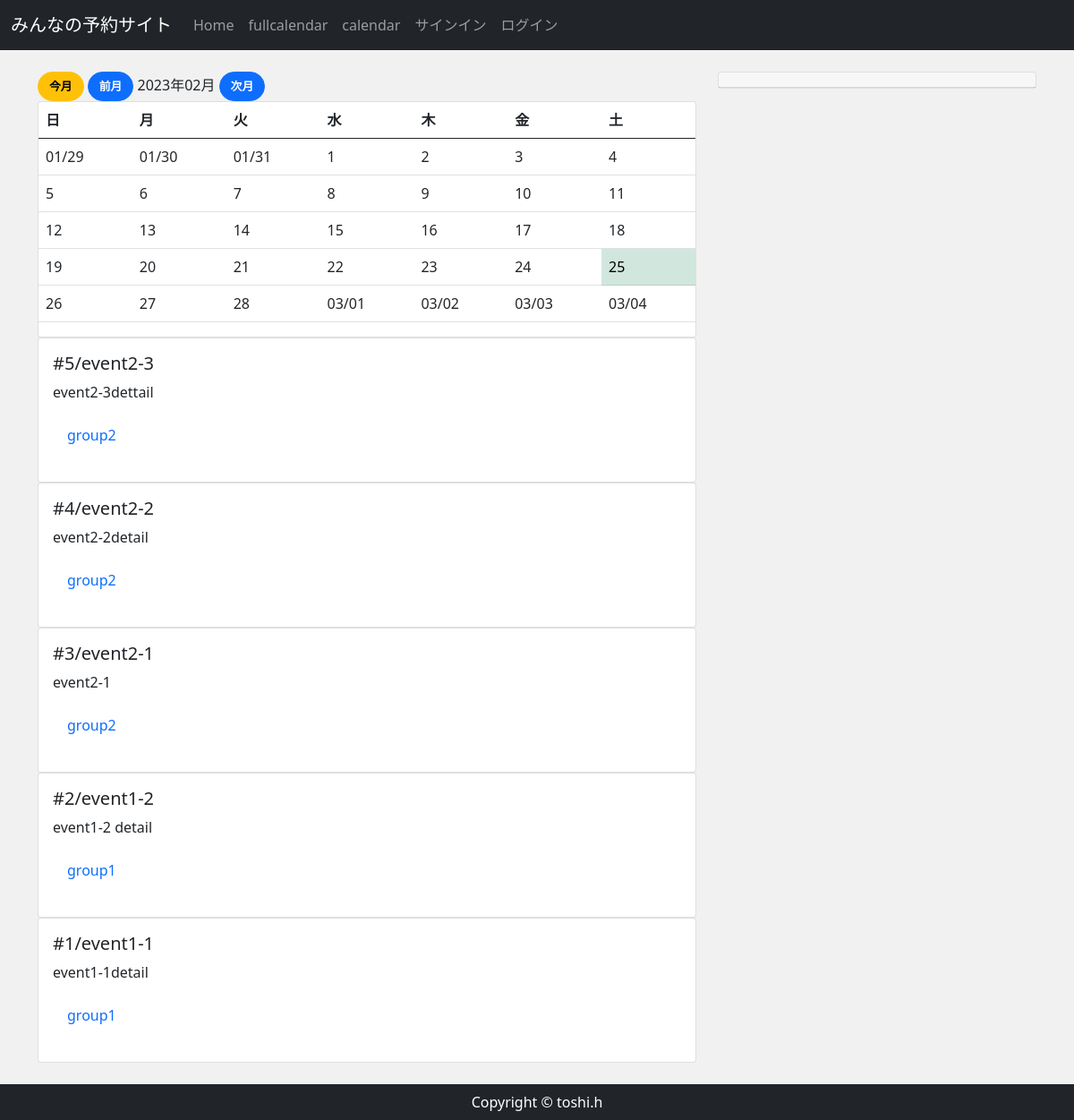
Before: /event_cal/ with the older database file.
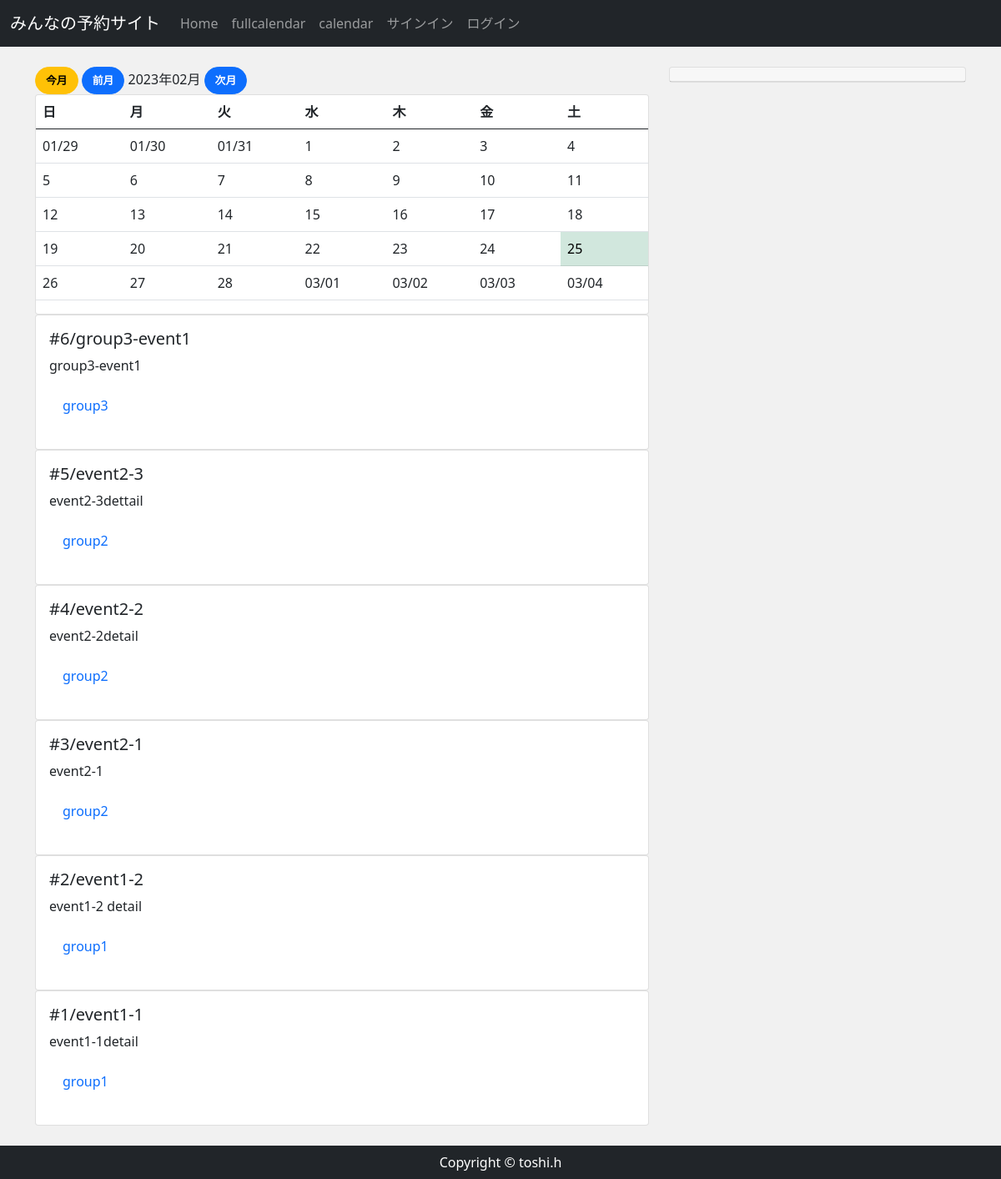
After: the same page with the newer database file.
### reservation/models.py (models this page shows, shortened)
class Event(models.Model):
    event_title = models.CharField(max_length=150)
    event_detail = models.TextField()
    group = models.ForeignKey(Group,  on_delete=models.CASCADE)
    event_date = models.DateField()
    start_time = models.TimeField()
    end_time = models.TimeField()

class Group(models.Model):
    group_name = models.CharField(max_length=150)
    group_detail = models.TextField()
    group_owner = models.ForeignKey(
        StaffUser,
        unique=False,
        db_index=True,
        related_name='staff_user',
        on_delete=models.CASCADE
    )
    def __str__(self):
        return self.group_name

### reservation/views.py (the view)
# urls.py: path('event_cal/',views.EventCalView.as_view(), name="event_cal"),
class EventCalView(mixins.MonthCalendarMixin, generic.TemplateView):
    template_name = 'reservation/event_cal.html'
    model = Event
    def get_context_data(self, **kwargs):
        context = super().get_context_data(**kwargs)
        calendar_context = self.get_month_calendar()
        event_data = Event.objects.order_by('-id') #イベントのデータを読み出し
        context.update(calendar_context)
        context['event_data'] = event_data #イベントのデータをコンテキストで渡す
        return context

### reservation/mixins.py (called while the page is built)
    def setup_calendar(self):
        self._calendar = calendar.Calendar(self.first_weekday)

    def get_week_names(self):
        week_names = deque(self.week_names)
        week_names.rotate(-self.first_weekday) #リスト内の要素を右に１つずつ移動するときは、dequeを使うと面白い
        return week_names

    def get_previous_month(self, date):
        if date.month ==1:
            return date.replace(year=date.year-1, month=12, day=1)
        else:
            return date.replace(month=date.month-1, day=1)

    def get_next_month(self, date):
        if date.month ==12:
            return date.replace(year=date.year+1, month=1, day=1)
        else:
            return date.replace(month=date.month+1, day=1)

    def get_month_days(self, date):
        return self._calendar.monthdatescalendar(date.year, date.month)

    def get_current_month(self):
        month = self.kwargs.get('month')
        year = self.kwargs.get('year')
        if month and year:
            month = datetime.date(year=int(year), month=int(month), day=1)
        else:
            month = datetime.date.today().replace(day=1)
        return month

### reservation/templates/reservation/event_cal.html (shortened to what this page needs)
{% extends 'reservation/base.html' %}
{% block content %}
<div class="row my-4 ">
    <div class="col-md-8">
            <a class="btn btn-warning" href="{% url 'event_cal' %}">今月</a>
            <a class="btn btn-primary" href="{% url 'event_cal' month_previous.year month_previous.month %}">前月</a>
            {{ month_current | date:"Y年m月" }}
            <a class="btn btn-primary" href="{% url 'event_cal' month_next.year month_next.month %}">次月</a>
        <div class="card">
                <table class="table" style="table-layout:fixed;">
                    <thead>
                        <tr>
                            {% for w in week_names %}
                                <th>{{ w }}</th>
                            {% endfor %}
                        </tr>
                    </thead>
                    <tbody>
                    {% for week in month_days %}
                        <tr>
                            {% for day in week %}
                                {% if now == day %}
                                    <td class="table-success" style="width:80px;">
                                {% else %}
                                    <td style="width:80px;">
                                {% endif %}
                                {% if month_current.month != day.month %}
                                    {{ day | date:"m/d" }}
                                {% else %}
                                    {{ day.day }}
                                {% endif %}
                                    </td>
                            {% endfor %}
                        </tr>
                        {% endfor %}
                    </tbody>
                </table>
        </div>
        {% for event in event_data %}
            <div class="card">
                <div class="card-body">
                    <h5 class="card-title">#{{ event.id }}/{{ event.event_title }}</h5>
                    <p class="card-text">{{ event.event_detail|truncatechars:100 }}</p>
                    <p ><a href="{% url 'group_detail'  event.group.pk  %} " class="nav-link">{{ event.group }}</a></p>
                </div>
            </div>
        {% endfor %}
           </div>
        <div class="col-md-4">
            <div class="card">
            <h5 class="card-header"></h5>
            </div>
        </div>
{% endblock %}

Changed rows visible on the page:
added Event: id "6", event_title "group3-event1", event_detail "group3-event1", group "group3"
